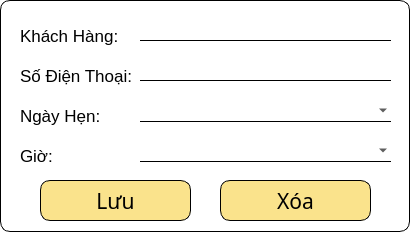
     <widget class="QGroupBox" name="groupBox_2">
      <property name="geometry">
       <rect>
        <x>30</x>
        <y>430</y>
        <width>410</width>
        <height>232</height>
       </rect>
      </property>
      <property name="maximumSize">
       <size>
        <width>410</width>
        <height>232</height>
       </size>
      </property>
      <property name="font">
       <font>
        <family>Sitka Display</family>
        <pointsize>16</pointsize>
        <weight>9</weight>
        <italic>false</italic>
        <bold>false</bold>
       </font>
      </property>
      <property name="styleSheet">
       <string notr="true">
background-color: rgb(255, 255, 255);
color: rgb(0, 0, 0);
font: 75 16pt &quot;Sitka Display&quot;;
border-radius:10px;
border: 0.5px solid black;</string>
      </property>
      <property name="title">
       <string/>
      </property>
      <property name="alignment">
       <set>Qt::AlignCenter</set>
      </property>
      <widget class="QLabel" name="label_10">
       <property name="geometry">
        <rect>
         <x>20</x>
         <y>20</y>
         <width>121</width>
         <height>31</height>
        </rect>
       </property>
       <property name="font">
        <font>
         <family>MS Shell Dlg 2</family>
         <pointsize>13</pointsize>
         <weight>50</weight>
         <italic>false</italic>
         <bold>false</bold>
        </font>
       </property>
       <property name="styleSheet">
        <string notr="true">font: 13pt &quot;MS Shell Dlg 2&quot;;
color: rgb(0, 0, 0);
border-radius:0px;
border: 0px;</string>
       </property>
       <property name="text">
        <string>Khách Hàng:</string>
       </property>
      </widget>
      <widget class="QLineEdit" name="lineEditKhachHang">
       <property name="geometry">
        <rect>
         <x>140</x>
         <y>10</y>
         <width>251</width>
         <height>31</height>
        </rect>
       </property>
       <property name="font">
        <font>
         <family>MS Shell Dlg 2</family>
         <pointsize>12</pointsize>
         <weight>50</weight>
         <italic>false</italic>
         <bold>false</bold>
        </font>
       </property>
       <property name="styleSheet">
        <string notr="true">
    QLineEdit {
        border: none;
        border-bottom: 1px solid black;
	
		font: 12pt &quot;MS Shell Dlg 2&quot;;
        background: transparent;
        border-radius: 0px;

}</string>
       </property>
      </widget>
      <widget class="QLabel" name="label_12">
       <property name="geometry">
        <rect>
         <x>20</x>
         <y>100</y>
         <width>101</width>
         <height>31</height>
        </rect>
       </property>
       <property name="font">
        <font>
         <family>MS Shell Dlg 2</family>
         <pointsize>13</pointsize>
         <weight>50</weight>
         <italic>false</italic>
         <bold>false</bold>
        </font>
       </property>
       <property name="styleSheet">
        <string notr="true">font: 13pt &quot;MS Shell Dlg 2&quot;;
color: rgb(0, 0, 0);
border-radius:0px;
border: 0px;</string>
       </property>
       <property name="text">
        <string>Ngày Hẹn:</string>
       </property>
      </widget>
      <widget class="QLabel" name="label_13">
       <property name="geometry">
        <rect>
         <x>20</x>
         <y>140</y>
         <width>51</width>
         <height>31</height>
        </rect>
       </property>
       <property name="font">
        <font>
         <family>MS Shell Dlg 2</family>
         <pointsize>13</pointsize>
         <weight>50</weight>
         <italic>false</italic>
         <bold>false</bold>
        </font>
       </property>
       <property name="styleSheet">
        <string notr="true">font: 13pt &quot;MS Shell Dlg 2&quot;;
color: rgb(0, 0, 0);
border-radius:0px;
border: 0px;</string>
       </property>
       <property name="text">
        <string>Giờ:</string>
       </property>
      </widget>
      <widget class="QLabel" name="label_18">
       <property name="geometry">
        <rect>
         <x>20</x>
         <y>60</y>
         <width>131</width>
         <height>31</height>
        </rect>
       </property>
       <property name="font">
        <font>
         <family>MS Shell Dlg 2</family>
         <pointsize>13</pointsize>
         <weight>50</weight>
         <italic>false</italic>
         <bold>false</bold>
        </font>
       </property>
       <property name="styleSheet">
        <string notr="true">font: 13pt &quot;MS Shell Dlg 2&quot;;
color: rgb(0, 0, 0);
border-radius:0px;
border: 0px;</string>
       </property>
       <property name="text">
        <string>Số Điện Thoại:</string>
       </property>
      </widget>
      <widget class="QLineEdit" name="lineEditSoDienThoaiKH">
       <property name="geometry">
        <rect>
         <x>140</x>
         <y>50</y>
         <width>251</width>
         <height>31</height>
        </rect>
       </property>
       <property name="font">
        <font>
         <family>MS Shell Dlg 2</family>
         <pointsize>12</pointsize>
         <weight>50</weight>
         <italic>false</italic>
         <bold>false</bold>
        </font>
       </property>
       <property name="styleSheet">
        <string notr="true">
    QLineEdit {
        border: none;
        border-bottom: 1px solid black;
	
		font: 12pt &quot;MS Shell Dlg 2&quot;;
        background: transparent;
        border-radius: 0px;

}
</string>
       </property>
      </widget>
      <widget class="QPushButton" name="pushButtonLuu">
       <property name="geometry">
        <rect>
         <x>40</x>
         <y>180</y>
         <width>151</width>
         <height>41</height>
        </rect>
       </property>
       <property name="font">
        <font>
         <family>Sitka Display</family>
         <pointsize>16</pointsize>
         <weight>50</weight>
         <italic>false</italic>
         <bold>false</bold>
        </font>
       </property>
       <property name="styleSheet">
        <string notr="true">QPushButton {
    border-radius: 10px;
    color: black;
    padding: 5px 10px;
    font: 16pt &quot;Sitka Display&quot;;
	border: 1px solid black;
	background-color: #fae38c; 
}

QPushButton:hover {
	background-color: #eeba4a;
}

QPushButton:pressed {
	background-color: #eeba4a;
}</string>
       </property>
       <property name="text">
        <string>Lưu</string>
       </property>
      </widget>
      <widget class="QPushButton" name="pushButtonXoa">
       <property name="geometry">
        <rect>
         <x>220</x>
         <y>180</y>
         <width>151</width>
         <height>41</height>
        </rect>
       </property>
       <property name="font">
        <font>
         <family>Sitka Display</family>
         <pointsize>16</pointsize>
         <weight>50</weight>
         <italic>false</italic>
         <bold>false</bold>
        </font>
       </property>
       <property name="styleSheet">
        <string notr="true">QPushButton {
    border-radius: 10px;
    color: black;
    padding: 5px 10px;
    font: 16pt &quot;Sitka Display&quot;;
	border: 1px solid black;
	background-color: #fae38c; 
}

QPushButton:hover {
	background-color: #eeba4a;
}

QPushButton:pressed {
	background-color: #eeba4a;
}</string>
       </property>
       <property name="text">
        <string>Xóa</string>
       </property>
      </widget>
      <widget class="QComboBox" name="comboBoxNgayHen">
       <property name="geometry">
        <rect>
         <x>140</x>
         <y>100</y>
         <width>251</width>
         <height>22</height>
        </rect>
       </property>
       <property name="styleSheet">
        <string notr="true">
QComboBox {
    border: none;
    border-bottom: 1px solid black; 
	font: 12pt &quot;MS Shell Dlg 2&quot;;
    background: transparent;
	border-radius: 0px;
}</string>
       </property>
      </widget>
      <widget class="QComboBox" name="comboBoxGio">
       <property name="geometry">
        <rect>
         <x>140</x>
         <y>140</y>
         <width>251</width>
         <height>22</height>
        </rect>
       </property>
       <property name="styleSheet">
        <string notr="true">QComboBox {
    border: none;
    border-bottom: 1px solid black; 
	font: 12pt &quot;MS Shell Dlg 2&quot;;
    background: transparent;
	border-radius: 0px;
}</string>
       </property>
      </widget>
     </widget>
